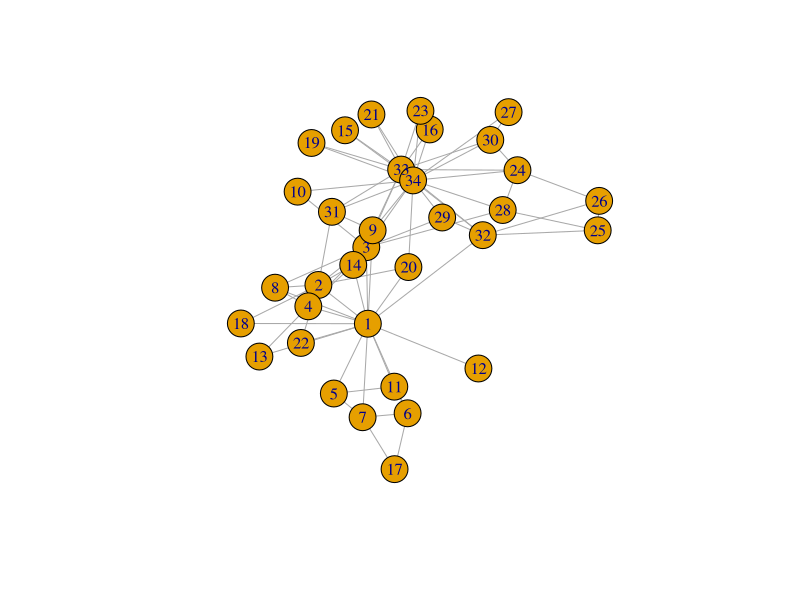
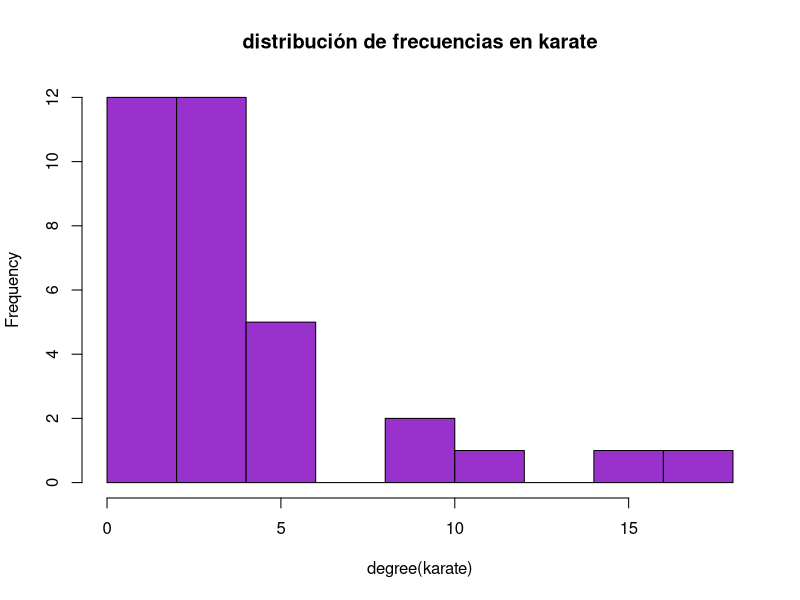

Source code (R) for these figures, in order:
#KARATE

install.packages("igraph")
library(igraph)
karate<-make_graph("Zachary")
karate
plot(karate)
V(karate)
degree(karate)
sum(degree(karate))
ecount(karate)
#Tiene 34 nodos y 156 o 78 conexiones, depende

#que tan densa es la red
edge_density(karate)
densidad<-(2*E(karate))/(V(karate))*(V(karate)-1)
ecount(karate)
#cómo obtienes la matriz de adyecencia
adymat<-as.matrix(get.adjacency(karate))
adymat
#es una red no dirigida y no pesada

#DISTRIBUCIÓN DE CONECTIVIDAD
hist(degree(karate), col="darkorchid", main="distribución de frecuencias en karate")

#matriz de distancias
distmat<-distances(karate)
distmat
#distancia promedio
mean(distmat)
#diámetro
diam<-diameter(karate)
diam
#trayectoria del os nodos más alejados
alejados<-get_diameter(karate)
alejados
#coeficientes de clusterización
transitivity(karate)
transitivity(karate, type="local")#si sirve
